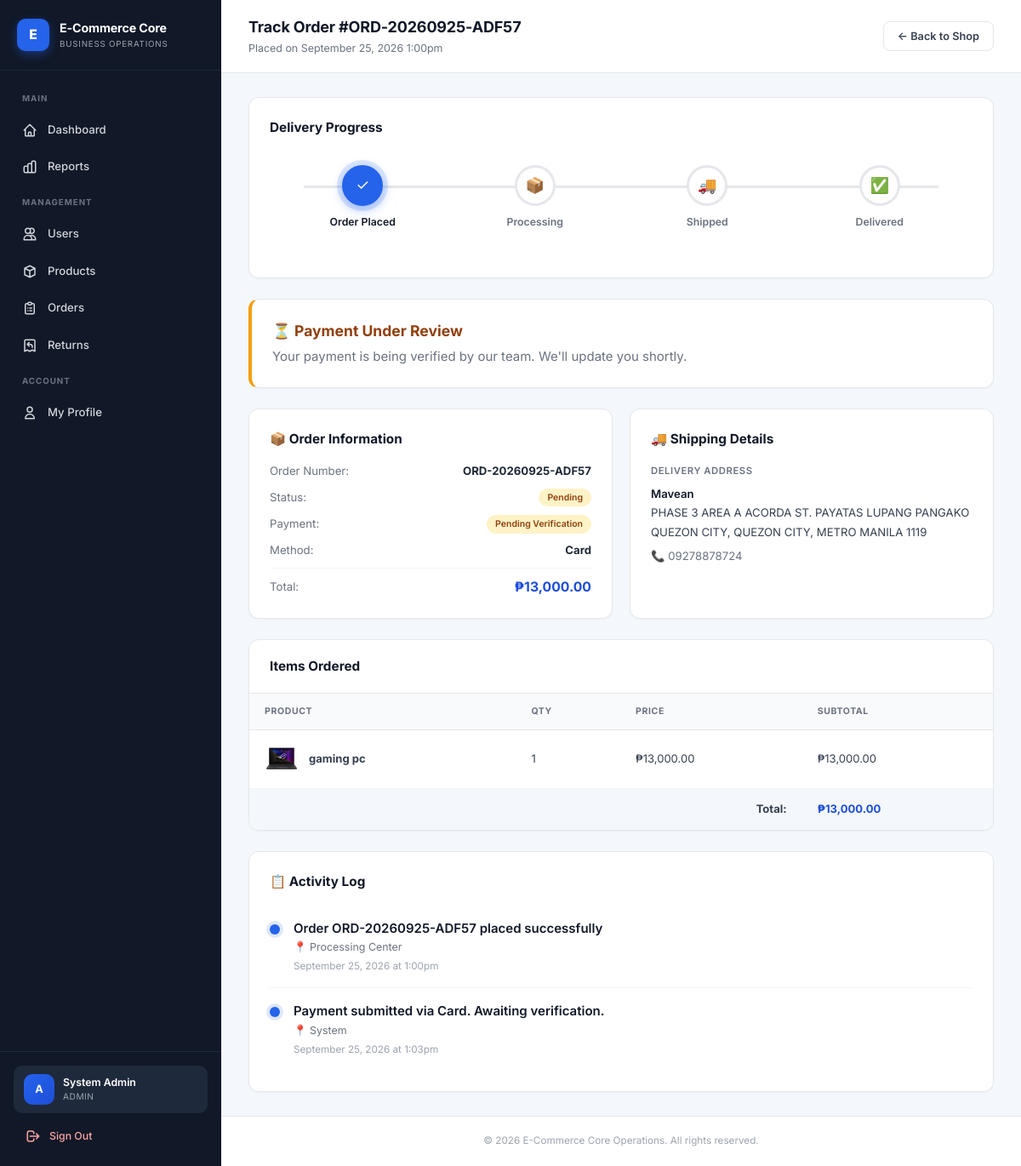
Screenshot of /modules/track_order.php?id=2 (signed in) with the database file from the repository.
### tables this page shows
CREATE TABLE `orders` (
  `id` int(11) NOT NULL,
  `order_number` varchar(20) DEFAULT NULL,
  `user_id` int(11) NOT NULL,
  `total_amount` decimal(10,2) NOT NULL,
  `status` enum('pending','processing','shipped','delivered','cancelled','returned') DEFAULT 'pending',
  `shipping_address` text DEFAULT NULL,
  `contact_phone` varchar(20) DEFAULT NULL,
  `notes` text DEFAULT NULL,
  `payment_method` varchar(50) DEFAULT 'COD',
  `delivery_option` varchar(50) DEFAULT 'standard',
  `delivery_fee` decimal(10,2) DEFAULT 0.00,
  `payment_status` enum('unpaid','pending_verification','paid','refunded') DEFAULT 'unpaid',
  `payment_reference` varchar(100) DEFAULT NULL,
  `payment_proof` varchar(255) DEFAULT NULL,
  `paid_at` datetime DEFAULT NULL,
  `created_at` timestamp NOT NULL DEFAULT current_timestamp()
);

CREATE TABLE `users` (
  `id` int(11) NOT NULL,
  `username` varchar(50) NOT NULL,
  `email` varchar(100) NOT NULL,
  `phone` varchar(20) DEFAULT NULL,
  `address` text DEFAULT NULL,
  `city` varchar(80) DEFAULT NULL,
  `province` varchar(80) DEFAULT NULL,
  `postal_code` varchar(10) DEFAULT NULL,
  `password` varchar(255) NOT NULL,
  `full_name` varchar(100) DEFAULT NULL,
  `role` enum('admin','product_manager','customer') DEFAULT 'customer',
  `status` enum('active','inactive') DEFAULT 'active',
  `email_verified` tinyint(1) DEFAULT 0,
  `profile_completed` tinyint(1) DEFAULT 0,
  `created_at` timestamp NOT NULL DEFAULT current_timestamp()
);

CREATE TABLE `order_items` (
  `id` int(11) NOT NULL,
  `order_id` int(11) NOT NULL,
  `product_id` int(11) NOT NULL,
  `quantity` int(11) NOT NULL,
  `price` decimal(10,2) NOT NULL
);

CREATE TABLE `products` (
  `id` int(11) NOT NULL,
  `name` varchar(150) NOT NULL,
  `description` text DEFAULT NULL,
  `price` decimal(10,2) NOT NULL,
  `category` varchar(50) DEFAULT NULL,
  `stock` int(11) DEFAULT 0,
  `image_url` varchar(255) DEFAULT NULL,
  `created_at` timestamp NOT NULL DEFAULT current_timestamp()
);

CREATE TABLE `order_tracking` (
  `id` int(11) NOT NULL,
  `order_id` int(11) NOT NULL,
  `status` varchar(50) NOT NULL,
  `message` text DEFAULT NULL,
  `location` varchar(150) DEFAULT NULL,
  `created_at` timestamp NOT NULL DEFAULT current_timestamp()
);

### includes/auth.php (called while the page is built, shortened)
<?php
if (!function_exists('baseUrl')) {
    function baseUrl($path = '') {
        $dir = str_replace('\\', '/', dirname($_SERVER['SCRIPT_NAME']));
        $dir = rtrim($dir, '/');
        $dir = preg_replace('#/(modules|api|ai|auth|admin)$#', '', $dir);
        if ($dir === '' || $dir === '.') $dir = '';
        $dir = rtrim($dir, '/') . '/';
        return $dir . ltrim($path, '/');
    }
}
if (!function_exists('e')) {
    function e($s) {
        return htmlspecialchars($s ?? '', ENT_QUOTES, 'UTF-8');
    }
}

### modules/track_order.php (the view, shortened to what this page needs)
<?php
require_once __DIR__ . '/../includes/auth.php';
require_once __DIR__ . '/../config/db.php';
$orderId = (int)($_GET['id'] ?? 0);
$stmt = $pdo->prepare("SELECT o.*, u.username, u.email, u.phone FROM orders o JOIN users u ON o.user_id=u.id WHERE o.id = ?");
$stmt->execute([$orderId]);
$order = $stmt->fetch();
$items = $pdo->prepare("SELECT oi.*, p.name, p.image_url FROM order_items oi JOIN products p ON oi.product_id=p.id WHERE oi.order_id=?");
$items->execute([$orderId]);
$orderItems = $items->fetchAll();
$tracking = $pdo->prepare("SELECT * FROM order_tracking WHERE order_id = ? ORDER BY created_at ASC");
$tracking->execute([$orderId]);
$trackingHistory = $tracking->fetchAll();
$progressStages = [
    ['key' => 'pending',    'label' => 'Order Placed',  'icon' => '📋'],
    ['key' => 'processing', 'label' => 'Processing',    'icon' => '📦'],
    ['key' => 'shipped',    'label' => 'Shipped',       'icon' => '🚚'],
    ['key' => 'delivered',  'label' => 'Delivered',     'icon' => '✅'],
];
$stageOrder = ['pending'=>0,'processing'=>1,'shipped'=>2,'delivered'=>3,'cancelled'=>-1,'returned'=>-1];
$currentStageIndex = $stageOrder[$order['status']] ?? 0;
$statusColors = [
    'pending' => ['badge-yellow', 'Pending'],
    'processing' => ['badge-blue', 'Processing'],
    'shipped' => ['badge-indigo', 'Shipped'],
    'delivered' => ['badge-green', 'Delivered'],
    'cancelled' => ['badge-red', 'Cancelled'],
    'returned' => ['badge-gray', 'Returned'],
];
$statusBadge = $statusColors[$order['status']] ?? ['badge-gray', 'Unknown'];
$paymentColors = [
    'unpaid' => 'badge-red',
    'pending_verification' => 'badge-yellow',
    'paid' => 'badge-green',
    'refunded' => 'badge-blue',
];
require_once __DIR__ . '/../includes/header.php';
?>
<div class="app-layout">
    <?php require __DIR__ . '/../includes/sidebar.php'; ?>
    <div class="main-wrapper">
        <header class="topbar">
            <div class="topbar-left">
                <div>
                    <h2>Track Order #<?= e($order['order_number'] ?: 'ORD-' . str_pad($order['id'], 6, '0', STR_PAD_LEFT)) ?></h2>
                    <p>Placed on <?= date('F j, Y g:ia', strtotime($order['created_at'])) ?></p>
                </div>
            </div>
            <a href="<?= baseUrl('modules/shop.php') ?>" class="btn btn-secondary">← Back to Shop</a>
        </header>
        <div class="page-body">
            <?php if ($order['status'] === 'cancelled'): ?>
                <div class="card card-pad" style="border-left:4px solid #dc2626;margin-bottom:24px;">
                    <h3 style="color:#dc2626;margin:0 0 6px;">❌ Order Cancelled</h3>
                    <p style="color:#6b7280;margin:0;">This order has been cancelled.</p>
                </div>
            <?php else: ?>
                <div class="card card-pad" style="margin-bottom:24px;">
                    <h3 class="section-title" style="margin-bottom:20px;">Delivery Progress</h3>
                    <div class="track-timeline">
                        <?php foreach ($progressStages as $i => $stage):
                            $cls = '';
                            if ($i < $currentStageIndex) $cls = 'completed';
                            elseif ($i === $currentStageIndex) $cls = 'current';
                        ?>
                            <div class="track-stage <?= $cls ?>">
                                <div class="track-stage-circle"><?= $i <= $currentStageIndex ? '✓' : $stage['icon'] ?></div>
                                <div class="track-stage-label"><?= $stage['label'] ?></div>
                            </div>
                        <?php endforeach; ?>
                    </div>
                </div>
            <?php endif; ?>
            <?php if ($order['payment_status'] === 'unpaid' && !in_array($order['status'], ['cancelled','returned'])): ?>
                <div class="card card-pad" style="border-left:4px solid #dc2626;margin-bottom:24px;display:flex;justify-content:space-between;align-items:center;flex-wrap:wrap;gap:12px;">
                    <div>
                        <h3 style="color:#dc2626;margin:0 0 6px;">💳 Payment Required</h3>
                        <p style="color:#6b7280;margin:0;">Please complete payment to proceed with this order.</p>
                    </div>
                    <a href="<?= baseUrl('modules/payment.php?id=' . $order['id']) ?>" class="btn btn-primary">Pay Now →</a>
                </div>
            <?php elseif ($order['payment_status'] === 'pending_verification'): ?>
                <div class="card card-pad" style="border-left:4px solid #f59e0b;margin-bottom:24px;">
                    <h3 style="color:#92400e;margin:0 0 6px;">⏳ Payment Under Review</h3>
                    <p style="color:#6b7280;margin:0;">Your payment is being verified by our team. We'll update you shortly.</p>
                </div>
            <?php endif; ?>
            <div style="display:grid;grid-template-columns:1fr 1fr;gap:20px;margin-bottom:24px;">
                <div class="card card-pad">
                    <h3 class="section-title" style="margin-bottom:16px;">📦 Order Information</h3>
                    <div style="display:flex;flex-direction:column;gap:10px;font-size:0.88rem;">
                        <div class="flex-between"><span style="color:#6b7280;">Order Number:</span><strong><?= e($order['order_number'] ?: 'ORD-' . str_pad($order['id'], 6, '0', STR_PAD_LEFT)) ?></strong></div>
                        <div class="flex-between"><span style="color:#6b7280;">Status:</span><span class="badge <?= $statusBadge[0] ?>"><?= $statusBadge[1] ?></span></div>
                        <div class="flex-between"><span style="color:#6b7280;">Payment:</span><span class="badge <?= $paymentColors[$order['payment_status']] ?? 'badge-gray' ?>"><?= ucwords(str_replace('_', ' ', $order['payment_status'])) ?></span></div>
                        <div class="flex-between"><span style="color:#6b7280;">Method:</span><strong><?= e($order['payment_method']) ?></strong></div>
                        <div class="flex-between" style="padding-top:10px;border-top:1px solid #f3f4f6;">
                            <span style="color:#6b7280;">Total:</span>
                            <strong style="color:#1d4ed8;font-size:1.05rem;">₱<?= number_format($order['total_amount'], 2) ?></strong>
                        </div>
                    </div>
                </div>
                <div class="card card-pad">
                    <h3 class="section-title" style="margin-bottom:16px;">🚚 Shipping Details</h3>
                    <div style="font-size:0.88rem;line-height:1.7;">
                        <div style="color:#6b7280;font-size:0.75rem;font-weight:600;text-transform:uppercase;letter-spacing:0.05em;margin-bottom:6px;">Delivery Address</div>
                        <div style="color:#111827;font-weight:600;"><?= e($order['username']) ?></div>
                        <div style="color:#374151;"><?= nl2br(e($order['shipping_address'])) ?></div>
                        <?php if ($order['contact_phone']): ?>
                            <div style="color:#6b7280;margin-top:6px;">📞 <?= e($order['contact_phone']) ?></div>
                        <?php endif; ?>
                    </div>
                </div>
            </div>
            <div class="card" style="margin-bottom:24px;">
                <div style="padding:20px 24px;border-bottom:1px solid #e5e7eb;">
                    <h3 class="section-title">Items Ordered</h3>
                </div>
                <div class="table-wrapper">
                    <table>
                        <thead>
                            <tr><th>Product</th><th>Qty</th><th>Price</th><th>Subtotal</th></tr>
                        </thead>
                        <tbody>
                            <?php foreach ($orderItems as $it): ?>
                            <tr>
                                <td>
                                    <div style="display:flex;align-items:center;gap:12px;">
                                        <?php if ($it['image_url']): ?>
                                            <img src="<?= baseUrl($it['image_url']) ?>" style="width:40px;height:40px;border-radius:8px;object-fit:cover;">
                                        <?php else: ?>
                                            <div style="width:40px;height:40px;border-radius:8px;background:#eff6ff;color:#2563eb;display:flex;align-items:center;justify-content:center;font-weight:800;"><?= strtoupper(substr($it['name'],0,1)) ?></div>
                                        <?php endif; ?>
                                        <strong><?= e($it['name']) ?></strong>
                                    </div>
                                </td>
                                <td><?= $it['quantity'] ?></td>
                                <td>₱<?= number_format($it['price'], 2) ?></td>
                                <td>₱<?= number_format($it['price'] * $it['quantity'], 2) ?></td>
                            </tr>
                            <?php endforeach; ?>
                            <tr style="background:#f4f7fb;font-weight:700;">
                                <td colspan="3" class="text-right">Total:</td>
                                <td style="color:#1d4ed8;">₱<?= number_format($order['total_amount'], 2) ?></td>
                            </tr>
                        </tbody>
                    </table>
                </div>
            </div>
            <div class="card card-pad">
                <h3 class="section-title" style="margin-bottom:16px;">📋 Activity Log</h3>
                <?php if (empty($trackingHistory)): ?>
                    <p style="color:#6b7280;">No tracking updates yet.</p>
                <?php else: ?>
                    <?php foreach ($trackingHistory as $t): ?>
                        <div class="track-log-item">
                            <div class="track-log-dot"></div>
                            <div style="flex:1;">
                                <div style="font-weight:600;color:#111827;"><?= e($t['message'] ?: ucfirst($t['status'])) ?></div>
                                <?php if (!empty($t['location'])): ?>
                                    <div style="color:#6b7280;font-size:0.83rem;margin-top:2px;">📍 <?= e($t['location']) ?></div>
                                <?php endif; ?>
                                <div style="color:#9ca3af;font-size:0.78rem;margin-top:4px;"><?= date('F j, Y \a\t g:ia', strtotime($t['created_at'])) ?></div>
                            </div>
                        </div>
                    <?php endforeach; ?>
                <?php endif; ?>
            </div>
        </div>
        <?php require __DIR__ . '/../includes/footer.php'; ?>

### rows the page displays
orders: order_number "ORD-20260925-ADF57", created_at "September 25, 2026 1:00pm", label "Order Placed", status "Pending", payment_status "Pending Verification", payment_method "Card", total_amount "13,000.00", user.username "Mavean", shipping_address "PHASE 3 AREA A ACORDA ST. PAYATAS LUPANG PANGAKO QUEZON CITY, QUEZON CITY, METRO MANILA 1119", contact_phone "09278878724"
order_items: product.image_url (picture), product.name "gaming pc", quantity "1", price "13,000.00", $it['price'] * $it['quantity'] "13,000.00"
order_tracking: message "Order ORD-20260925-ADF57 placed successfully", location "Processing Center", created_at "September 25, 2026 at 1:00pm"
order_tracking: message "Payment submitted via Card. Awaiting verification.", location "System", created_at "September 25, 2026 at 1:03pm"

### other values shown
$initial "A"
$_SESSION['full_name'] "System Admin"
$role === 'product_manager' ? 'PRODUCT MANAGER' : strtoupper($role) "ADMIN"
$stage['icon'] "📦"
$stage['label'] "Processing"
$stage['icon'] "🚚"
$stage['label'] "Shipped"
$stage['icon'] "✅"
$stage['label'] "Delivered"
